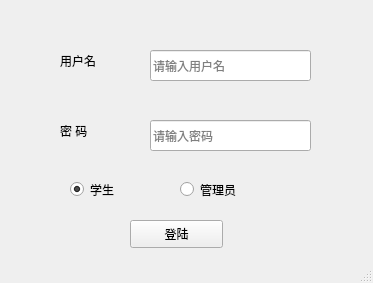
<?xml version="1.0" encoding="UTF-8"?>
<ui version="4.0">
 <class>LoginWindow</class>
 <widget class="QMainWindow" name="LoginWindow">
  <property name="enabled">
   <bool>true</bool>
  </property>
  <property name="geometry">
   <rect>
    <x>0</x>
    <y>0</y>
    <width>373</width>
    <height>283</height>
   </rect>
  </property>
  <property name="windowTitle">
   <string>登录</string>
  </property>
  <widget class="QWidget" name="centralwidget">
   <widget class="QLabel" name="userLbl">
    <property name="geometry">
     <rect>
      <x>60</x>
      <y>40</y>
      <width>81</width>
      <height>41</height>
     </rect>
    </property>
    <property name="text">
     <string>用户名</string>
    </property>
   </widget>
   <widget class="QLabel" name="passwordLbl">
    <property name="geometry">
     <rect>
      <x>60</x>
      <y>110</y>
      <width>81</width>
      <height>41</height>
     </rect>
    </property>
    <property name="text">
     <string>密 码</string>
    </property>
   </widget>
   <widget class="QLineEdit" name="userEdt">
    <property name="geometry">
     <rect>
      <x>150</x>
      <y>50</y>
      <width>161</width>
      <height>31</height>
     </rect>
    </property>
    <property name="placeholderText">
     <string>请输入用户名</string>
    </property>
   </widget>
   <widget class="QLineEdit" name="passwordEdt">
    <property name="geometry">
     <rect>
      <x>150</x>
      <y>120</y>
      <width>161</width>
      <height>31</height>
     </rect>
    </property>
    <property name="echoMode">
     <enum>QLineEdit::Password</enum>
    </property>
    <property name="placeholderText">
     <string>请输入密码</string>
    </property>
   </widget>
   <widget class="QRadioButton" name="studentRadio">
    <property name="geometry">
     <rect>
      <x>70</x>
      <y>180</y>
      <width>115</width>
      <height>19</height>
     </rect>
    </property>
    <property name="text">
     <string>学生</string>
    </property>
    <property name="checked">
     <bool>true</bool>
    </property>
   </widget>
   <widget class="QRadioButton" name="adminRadio">
    <property name="geometry">
     <rect>
      <x>180</x>
      <y>180</y>
      <width>115</width>
      <height>19</height>
     </rect>
    </property>
    <property name="text">
     <string>管理员</string>
    </property>
   </widget>
   <widget class="QPushButton" name="loginBtn">
    <property name="geometry">
     <rect>
      <x>130</x>
      <y>220</y>
      <width>93</width>
      <height>28</height>
     </rect>
    </property>
    <property name="text">
     <string>登陆</string>
    </property>
   </widget>
  </widget>
  <widget class="QStatusBar" name="statusbar"/>
 </widget>
 <resources/>
 <connections/>
</ui>
